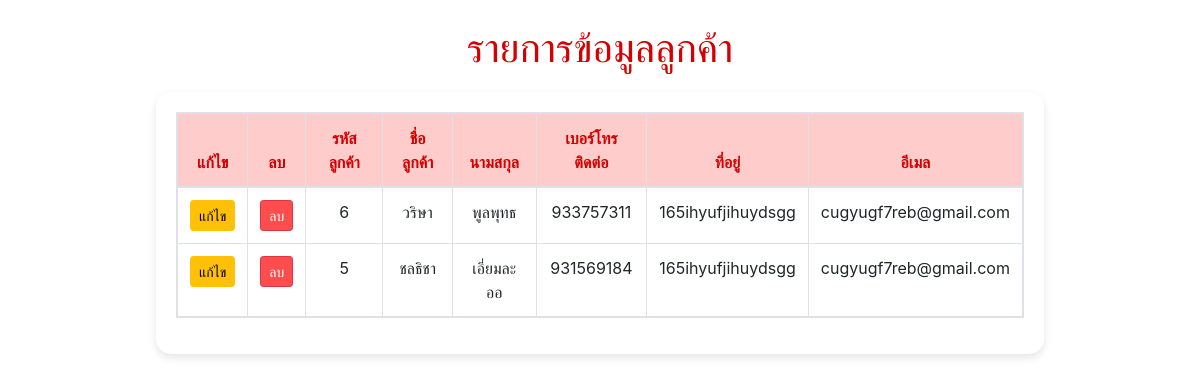
Screenshot of /Tripletoys/album/customer.php with the database file from the repository.
### tables this page shows
CREATE TABLE `customer` (
  `cr_id` int(7) NOT NULL,
  `cr_name` varchar(200) NOT NULL,
  `cr_last` varchar(200) NOT NULL,
  `cr_tel` varchar(15) NOT NULL,
  `cr_add` text NOT NULL,
  `cr_mail` varchar(200) NOT NULL
);

### Tripletoys/album/customer.php (the view, shortened to what this page needs)
<!doctype html>
<html lang="en">
<head>
    <link href="https://stackpath.bootstrapcdn.com/bootstrap/4.5.2/css/bootstrap.min.css" rel="stylesheet">
</head>
<body>
    <div class="container mt-4">
        <h1>รายการข้อมูลลูกค้า</h1>
        <div class="table-container">
            <table class="table table-bordered">
                <thead>
                    <tr>
                        <th>แก้ไข</th>
                        <th>ลบ</th>
                        <th>รหัสลูกค้า</th>
                        <th>ชื่อลูกค้า</th>
                        <th>นามสกุล</th>
                        <th>เบอร์โทรติดต่อ</th>
                        <th>ที่อยู่</th>
                        <th>อีเมล</th>
                    </tr>
                </thead>
                <tbody>
                    <?php
                    include("connectdb register.php");
                    $sql = "SELECT * FROM customer ORDER BY cr_id DESC";
                    $rs = mysqli_query($conn, $sql);
                    while ($data = mysqli_fetch_array($rs, MYSQLI_ASSOC)) {
                    ?>
                    <tr>
                        <td>
                            <a href="edit_customer.php?id=<?=$data['cr_id'];?>" class="btn btn-warning btn-sm">แก้ไข</a>
                        </td>
                        <td>
                            <a href="delete_customer.php?id=<?=$data['cr_id'];?>" class="btn btn-danger btn-sm" onclick="return confirm('คุณแน่ใจหรือว่าต้องการลบลูกค้าคนนี้?');">ลบ</a>
                        </td>
                        <td><?=$data['cr_id'];?></td>
                        <td><?=$data['cr_name'];?></td>
                        <td><?=$data['cr_last'];?></td>
                        <td><?=$data['cr_tel'];?></td>
                        <td><?=$data['cr_add'];?></td>
                        <td><?=$data['cr_mail'];?></td>
                    </tr>
                    <?php } ?>
                </tbody>
            </table>
        </div>
    </div>
</body>
</html>

### Tripletoys/album/customer.php (style rules this page uses)
body { background-color: #ffffff; }
h1 { color: #d50000; text-align: center; margin: 20px 0; }
.table-container { margin: auto; width: 80%; background-color: #ffffff; border-radius: 15px; box-shadow: 0 4px 8px rgba(0, 0, 0, 0.1); padding: 20px; }
table { margin: auto; width: 100%; }
th, td { text-align: center; vertical-align: middle; }
thead th { background-color: #ffcccc; color: #d50000; }
.btn-danger { background-color: #ff4d4d; color: white; }
.btn-warning { background-color: #ffc107; color: black; }
.table-bordered { border: 2px solid #dee2e6; }
th, td { border: 1px solid #dee2e6; }

### rows the page displays
customer: cr_id "6", cr_name "วริษา", cr_last "พูลพุทธ", cr_tel "933757311", cr_add "165ihyufjihuydsgg", cr_mail "cugyugf7reb@gmail.com"
customer: cr_id "5", cr_name "ชลธิชา", cr_last "เอี่ยมละออ", cr_tel "931569184", cr_add "165ihyufjihuydsgg", cr_mail "cugyugf7reb@gmail.com"
